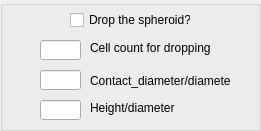
           <widget class="QGroupBox" name="groupBox_drop">
            <property name="geometry">
             <rect>
              <x>290</x>
              <y>300</y>
              <width>261</width>
              <height>131</height>
             </rect>
            </property>
            <property name="title">
             <string/>
            </property>
            <widget class="QMyCheckBox" name="cbox_USE_DROP">
             <property name="geometry">
              <rect>
               <x>70</x>
               <y>10</y>
               <width>121</width>
               <height>20</height>
              </rect>
             </property>
             <property name="layoutDirection">
              <enum>Qt::LeftToRight</enum>
             </property>
             <property name="text">
              <string>Drop the spheroid?</string>
             </property>
            </widget>
            <widget class="QLineEdit" name="line_NDROP">
             <property name="geometry">
              <rect>
               <x>40</x>
               <y>40</y>
               <width>41</width>
               <height>20</height>
              </rect>
             </property>
            </widget>
            <widget class="QMyLabel" name="label_NDROP">
             <property name="geometry">
              <rect>
               <x>90</x>
               <y>40</y>
               <width>121</width>
               <height>16</height>
              </rect>
             </property>
             <property name="text">
              <string>Cell count for dropping</string>
             </property>
            </widget>
            <widget class="QLineEdit" name="line_DROP_ALPHA">
             <property name="geometry">
              <rect>
               <x>40</x>
               <y>70</y>
               <width>41</width>
               <height>20</height>
              </rect>
             </property>
            </widget>
            <widget class="QMyLabel" name="label_DROP_ALPHA">
             <property name="geometry">
              <rect>
               <x>90</x>
               <y>70</y>
               <width>141</width>
               <height>21</height>
              </rect>
             </property>
             <property name="text">
              <string>Contact_diameter/diameter</string>
             </property>
            </widget>
            <widget class="QLineEdit" name="line_DROP_BETA">
             <property name="geometry">
              <rect>
               <x>40</x>
               <y>100</y>
               <width>41</width>
               <height>20</height>
              </rect>
             </property>
            </widget>
            <widget class="QMyLabel" name="label_DROP_BETA">
             <property name="geometry">
              <rect>
               <x>90</x>
               <y>100</y>
               <width>131</width>
               <height>16</height>
              </rect>
             </property>
             <property name="text">
              <string>Height/diameter</string>
             </property>
            </widget>
           </widget>
